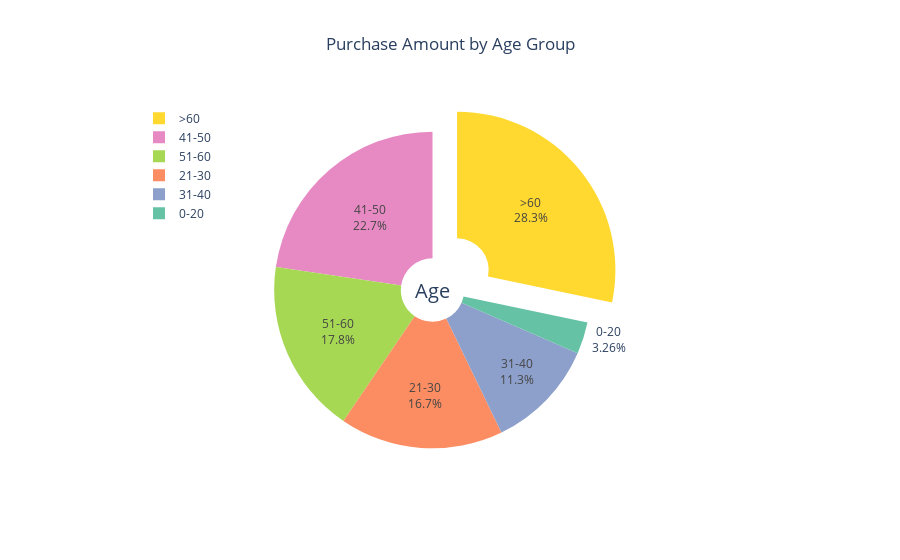

The notebook cell saved with this chart:
### Code cell
import plotly.graph_objects as go


df['A_group'].value_counts(sort=False)

age_pie_label = df['A_group'].value_counts(sort=False).index
age_pie_value = df['A_group'].value_counts(sort=False).values

# pull is given as a fraction of the pie radius
fig = go.Figure(go.Pie(
    # age_pie_label is ok as well, just it doesn't have "Age:", so we make a new labels
    labels=age_pie_label,
    values=age_pie_value,
    pull=[0, 0, 0, 0, 0, 0.2],
    text=age_pie_label,
    textposition='auto',
    marker= {
      'colors': px.colors.qualitative.Set2},

    )
)

fig.update_traces(hole=.2,
                  hoverinfo="label+percent")

fig.update_layout(
    title_text="Purchase Amount by Age Group",
    # Add annotations in the center of the donut pies.
    annotations=[dict(text='Age', x=0.5, y=0.5, font_size=20, showarrow=False)],
    title_x=0.5,
                  legend=dict(
                    yanchor="top",
                    y=0.99,
                    xanchor="left",
                    x=0.0),
)
fig.show()

### Figure 1 — Plotly figure (JSON) as saved in the notebook; plotly's stock layout.template omitted (floating-point values rounded to 4 significant figures)
{"data": [{"hole": 0.2, "hoverinfo": "label+percent", "labels": ["0-20", "21-30", "31-40", "41-50", "51-60", ">60"], "marker": {"colors": ["rgb(102,194,165)", "rgb(252,141,98)", "rgb(141,160,203)", "rgb(231,138,195)", "rgb(166,216,84)", "rgb(255,217,47)", "rgb(229,196,148)", "rgb(179,179,179)"]}, "pull": [0, 0, 0, 0, 0, 0.2], "text": ["0-20", "21-30", "31-40", "41-50", "51-60", ">60"], "textposition": "auto", "type": "pie", "values": [32, 164, 111, 223, 175, 278]}], "layout": {"annotations": [{"font": {"size": 20}, "showarrow": false, "text": "Age", "x": 0.5, "y": 0.5}], "legend": {"x": 0.0, "xanchor": "left", "y": 0.99, "yanchor": "top"}, "title": {"text": "Purchase Amount by Age Group", "x": 0.5}}}
